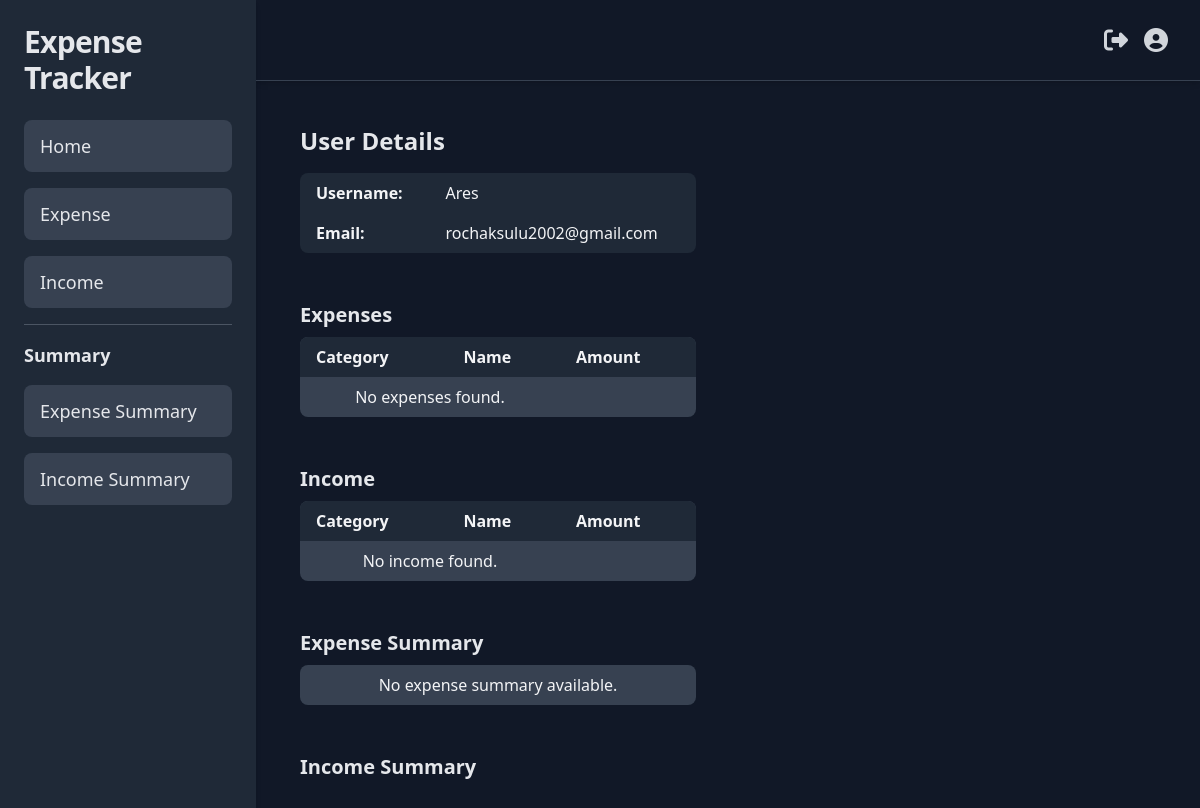
Before: / (signed in) with the older database file.
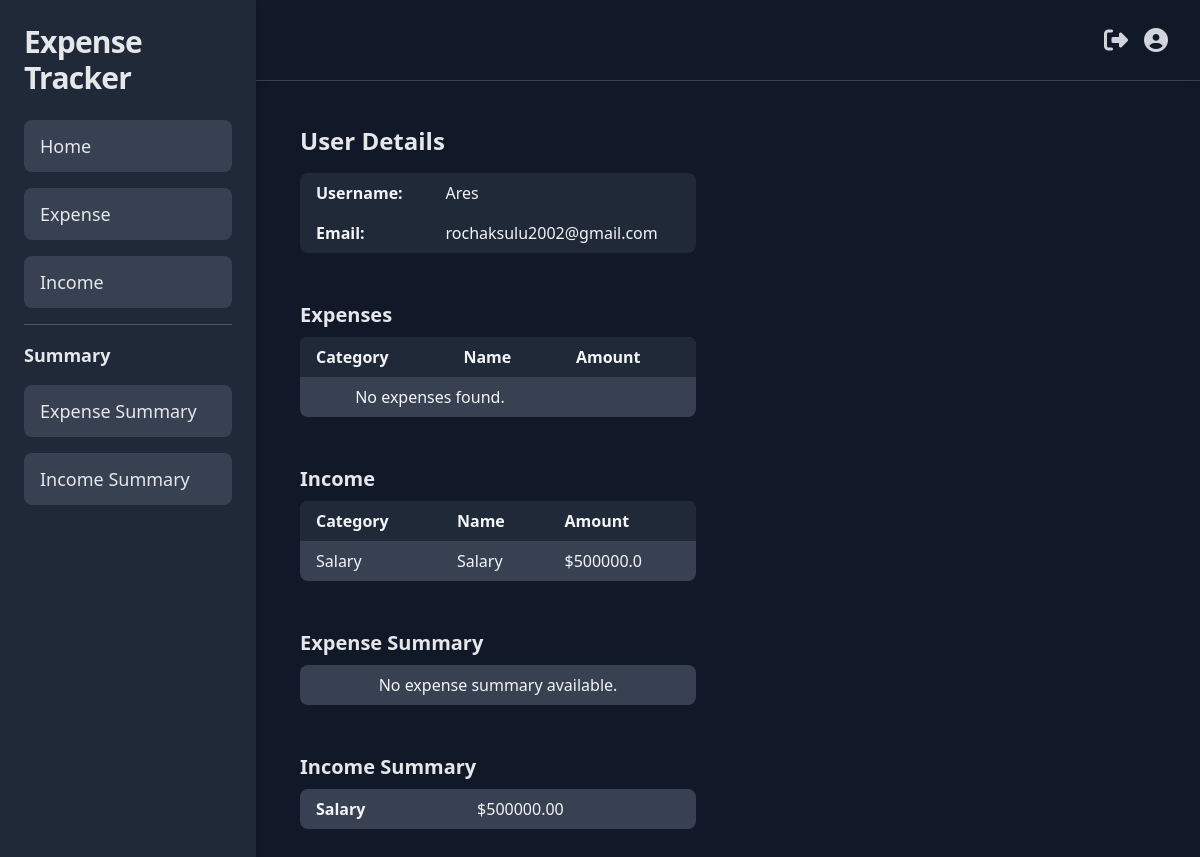
After: the same page with the newer database file.
### core/models.py (models this page shows, shortened)
class Income(models.Model):
    user = models.ForeignKey(User, on_delete=models.CASCADE)
    name = models.CharField(max_length=200)
    amount = models.FloatField()
    date = models.DateField(auto_now_add=True)
    category = models.ForeignKey('IncomeCategory', on_delete=models.CASCADE)
    description = models.TextField()

class IncomeCategory(models.Model):
    name = models.CharField(max_length=100)
    class Meta:
        verbose_name_plural = "Income Categories"
    def __str__(self):
        return self.name

class IncomeSummary(models.Model):
    user = models.ForeignKey(User, on_delete=models.CASCADE)
    category = models.ForeignKey(IncomeCategory, on_delete=models.CASCADE)
    total_income = models.DecimalField(max_digits=10, decimal_places=2, default=0)
    class Meta:
        verbose_name_plural = "Income Summaries"
        unique_together = ('user', 'category')

### core/views.py (the view)
# urls.py: 2. Add a URL to urlpatterns:  path('', views.home, name='home')
def home(request):
    if request.user.is_authenticated:
        expense=request.user.expense_set.all()
        income=request.user.income_set.all()
        expense_summary= request.user.expensesummary_set.all()
        income_summary= request.user.incomesummary_set.all()
        context={
            'expense':expense,
            'income':income,
            'expense_summary':expense_summary,
            'income_summary':income_summary
            }
        if request.user.is_authenticated:
            return render(request, 'core/home.html',context)
        else:
            return render(request, 'login/login.html')
    else:
        return render(request, 'core/home.html')

### core/templates/core/home.html (shortened to what this page needs)
{% extends 'core/base.html' %}
{% block content %}
<div class="user-detail p-5">
  <h2 class="text-2xl font-bold mb-4">User Details</h2>
  <table class="min-w-full bg-gray-800 text-gray-100 rounded-lg overflow-hidden">
    <tbody>
      <tr>
        <td class="px-4 py-2 font-semibold">Username:</td>
        <td class="px-4 py-2">{{ user.username }}</td>
      </tr>
      <tr>
        <td class="px-4 py-2 font-semibold">Email:</td>
        <td class="px-4 py-2">{{ user.email }}</td>
      </tr>
    </tbody>
  </table>
  <br /><br />
  <h3 class="text-xl font-bold mb-2">Expenses</h3>
  <table class="min-w-full bg-gray-700 text-gray-100 rounded-lg overflow-hidden">
    <thead class="bg-gray-800">
      <tr>
        <th class="px-4 py-2 text-left">Category</th>
        <th class="px-4 py-2 text-left">Name</th>
        <th class="px-4 py-2 text-left">Amount</th>
      </tr>
    </thead>
    <tbody>
      {% if expense %}
        {% for exp in expense %}
        <tr>
          <td class="px-4 py-2 capitalize">{{ exp.category }}</td>
          <td class="px-4 py-2 capitalize">{{ exp.name }}</td>
          <td class="px-4 py-2">${{ exp.amount }}</td>
        </tr>
        {% endfor %}
      {% else %}
        <tr>
          <td colspan="2" class="px-4 py-2 text-center">No expenses found.</td>
        </tr>
      {% endif %}
    </tbody>
  </table>
  <br /><br />
  <h3 class="text-xl font-bold mb-2">Income</h3>
  <table class="min-w-full bg-gray-700 text-gray-100 rounded-lg overflow-hidden">
    <thead class="bg-gray-800">
      <tr>
        <th class="px-4 py-2 text-left">Category</th>
        <th class="px-4 py-2 text-left">Name</th>
        <th class="px-4 py-2 text-left">Amount</th>
      </tr>
    </thead>
    <tbody>
      {% if income %}
        {% for inc in income %}
        <tr>
          <td class="px-4 py-2 capitalize">{{ inc.category }}</td>
          <td class="px-4 py-2 capitalize">{{ inc.name }}</td>
          <td class="px-4 py-2">${{ inc.amount }}</td>
        </tr>
        {% endfor %}
      {% else %}
        <tr>
          <td colspan="2" class="px-4 py-2 text-center">No income found.</td>
        </tr>
      {% endif %}
    </tbody>
  </table>
  <br /><br />
  <h3 class="text-xl font-bold mb-2">Expense Summary</h3>
  <table class="min-w-full bg-gray-700 text-gray-100 rounded-lg overflow-hidden">
    <tbody>
      {% if expense_summary %}
        {% for summary in expense_summary %}
        <tr>
          <td class="px-4 py-2 capitalize">{{summary.category}}</td>
          <td class="px-4 py-2">${{ summary.total_expenses }}</td>
        </tr>
        {% endfor %}
      {% else %}
        <tr>
          <td colspan="2" class="px-4 py-2 text-center">No expense summary available.</td>
        </tr>
      {% endif %}
    </tbody>
  </table>
  <br /><br />
  <h3 class="text-xl font-bold mb-2">Income Summary</h3>
  <table class="min-w-full bg-gray-700 text-gray-100 rounded-lg overflow-hidden">
    <tbody>
      {% if income_summary %}
      {% for income in income_summary %}
      <tr>
        <td class="px-4 py-2 font-semibold capitalize">{{income.category}}</td>
        <td class="px-4 py-2">${{ income.total_income }}</td>
      </tr>
      {% endfor %}
      {% endif %}
    </tbody>
  </table>
</div>
{% endblock %}

### core/templates/core/base.html (shortened to what this page needs)
<!DOCTYPE html>
<html lang="en">
<head>
  <script src="https://cdn.tailwindcss.com"></script>
  <link rel="stylesheet" href="https://cdnjs.cloudflare.com/ajax/libs/font-awesome/6.4.0/css/all.min.css">
</head>
<body class="bg-gray-900 text-gray-200 font-sans antialiased">
  <div class="flex min-h-screen ">
    <aside id="left" class="w-64 bg-gray-800 text-gray-200 p-6 hidden md:flex flex-col shadow-md md:sidebar-visible sidebar-hidden transition-transform md:transform-none md:translate-x-0 fixed inset-y-0 left-0 z-30 md:relative">
      <div class="flex items-center justify-between mb-6">
        <h1 class="text-3xl font-bold tracking-tight">Expense Tracker</h1>
      </div>
      <nav class="flex-grow space-y-4">
        <a href="{% url 'home' %}" class="block py-3 px-4 rounded-lg text-lg font-medium bg-gray-700 hover:bg-gray-600 transition duration-300 ease-in-out transform hover:scale-105">Home</a>
        <a href="{% url 'expense' %}" class="block py-3 px-4 rounded-lg text-lg font-medium bg-gray-700 hover:bg-gray-600 transition duration-300 ease-in-out transform hover:scale-105">Expense</a>
        <a href="{% url 'income' %}" class="block py-3 px-4 rounded-lg text-lg font-medium bg-gray-700 hover:bg-gray-600 transition duration-300 ease-in-out transform hover:scale-105">Income</a>
        <div class="mt-auto pt-4 border-t space-y-4 border-gray-600">
          <h2 class="text-lg font-semibold mb-2">Summary</h2>
          <a href="{% url 'expense_summary' %}" class="block py-3 px-4 rounded-lg text-lg font-medium bg-gray-700 hover:bg-gray-600 transition duration-300 ease-in-out transform hover:scale-105">Expense Summary</a>
          <a href="{% url 'income_summary' %}" class="block py-3 px-4 rounded-lg text-lg font-medium bg-gray-700 hover:bg-gray-600 transition duration-300 ease-in-out transform hover:scale-105">Income Summary</a>
        </div>
      </nav>
    </aside>
    <div class="flex-1 w-full flex flex-col  md:ml-0 transition-transform md:transform-none md:translate-x-0" id="mainContent">
      <header class="bg-gray-850 text-gray-100 pr-8 p-6 flex justify-between items-center shadow-md border-b border-gray-700">
        <div class="flex items-center space-x-4 ">
          {% if user.is_authenticated %}
          <a href="{% url 'logout' %}" class="text-gray-300 hover:text-gray-100 transition-transform hover:scale-105">
            <i class="fas fa-sign-out-alt text-2xl"></i>
          </a>
          <i class="fas fa-user-circle text-2xl text-gray-300 hover:text-gray-100 transition-transform hover:scale-105"></i>
          {% else %}
          <a href="{% url 'login' %}" class="text-lg font-medium text-gray-300 hover:text-gray-100 transition-transform hover:scale-105">
            Login
          </a>
          {% endif %}
        </div>
      </header>
      <main class="flex-1 p-6">
        <div class="grid grid-cols-1 lg:grid-cols-2 gap-6">
          {% block content %}
          {% endblock %}
        </div>
      </main>
    </div>
  </div>
</body>
</html>

### core/templates/core/base.html (style rules this page uses)
.shadow-md { box-shadow: 0 4px 6px rgba(0, 0, 0, 0.1); }
.transition-transform { transition: transform 0.3s ease; }
.sidebar-hidden { display: none; }

Changed rows visible on the page:
added Income: category "Salary", name "Salary", amount "500000.0"
added IncomeSummary: category "Salary", total_income "500000.00"
Other visible differences:
text no longer shown: "No income found."
